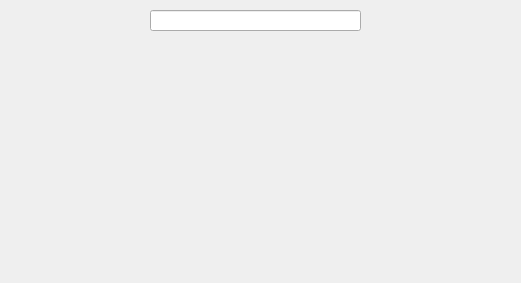
<?xml version="1.0" encoding="UTF-8"?>
<ui version="4.0">
 <class>addingfavopuritebook</class>
 <widget class="QDialog" name="addingfavopuritebook">
  <property name="geometry">
   <rect>
    <x>0</x>
    <y>0</y>
    <width>521</width>
    <height>283</height>
   </rect>
  </property>
  <property name="windowTitle">
   <string>Dialog</string>
  </property>
  <widget class="QPushButton" name="pushButton">
   <property name="geometry">
    <rect>
     <x>1000</x>
     <y>0</y>
     <width>100</width>
     <height>32</height>
    </rect>
   </property>
   <property name="text">
    <string>Close </string>
   </property>
  </widget>
  <widget class="QTableView" name="tableView65">
   <property name="geometry">
    <rect>
     <x>576</x>
     <y>312</y>
     <width>20</width>
     <height>20</height>
    </rect>
   </property>
  </widget>
  <widget class="QLineEdit" name="lineEdit65">
   <property name="geometry">
    <rect>
     <x>150</x>
     <y>10</y>
     <width>211</width>
     <height>21</height>
    </rect>
   </property>
   <property name="text">
    <string/>
   </property>
  </widget>
 </widget>
 <resources/>
 <connections>
  <connection>
   <sender>pushButton</sender>
   <signal>clicked()</signal>
   <receiver>addingfavopuritebook</receiver>
   <slot>close()</slot>
   <hints>
    <hint type="sourcelabel">
     <x>469</x>
     <y>13</y>
    </hint>
    <hint type="destinationlabel">
     <x>467</x>
     <y>56</y>
    </hint>
   </hints>
  </connection>
 </connections>
</ui>
